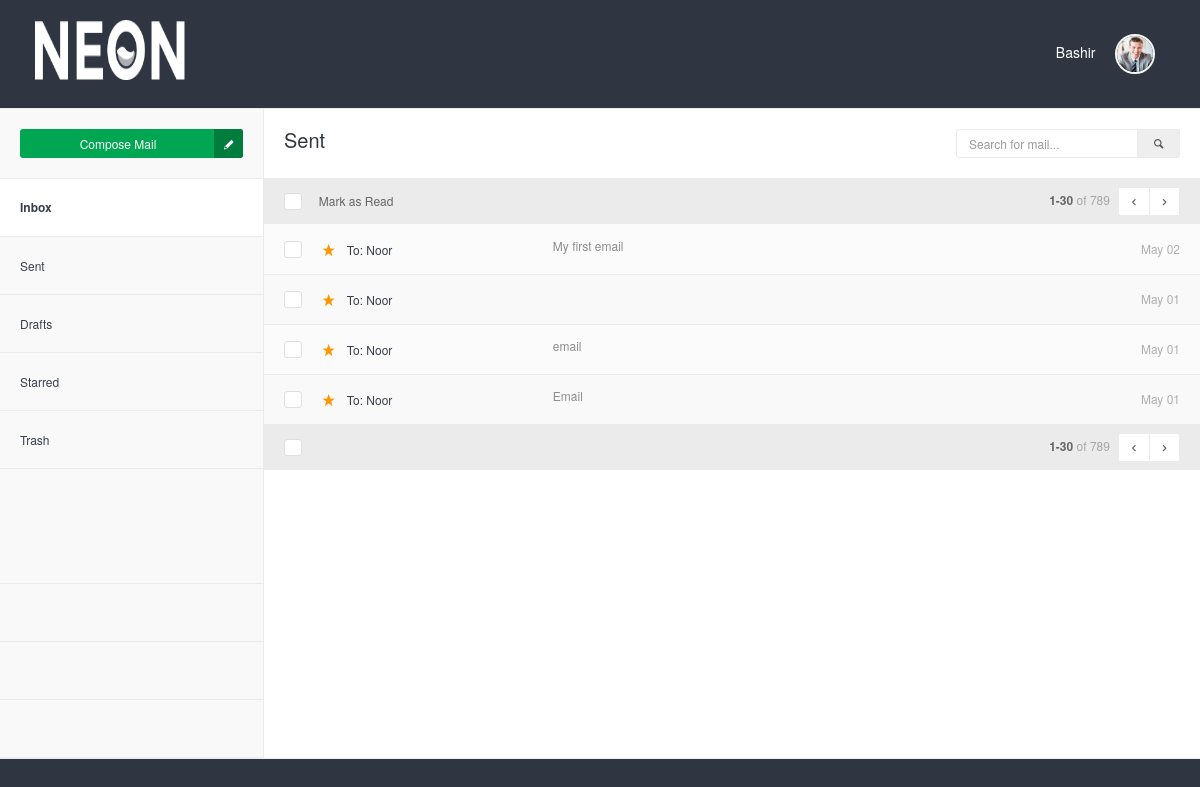
The page /sendEmail.php (signed in) on the database as committed earlier.
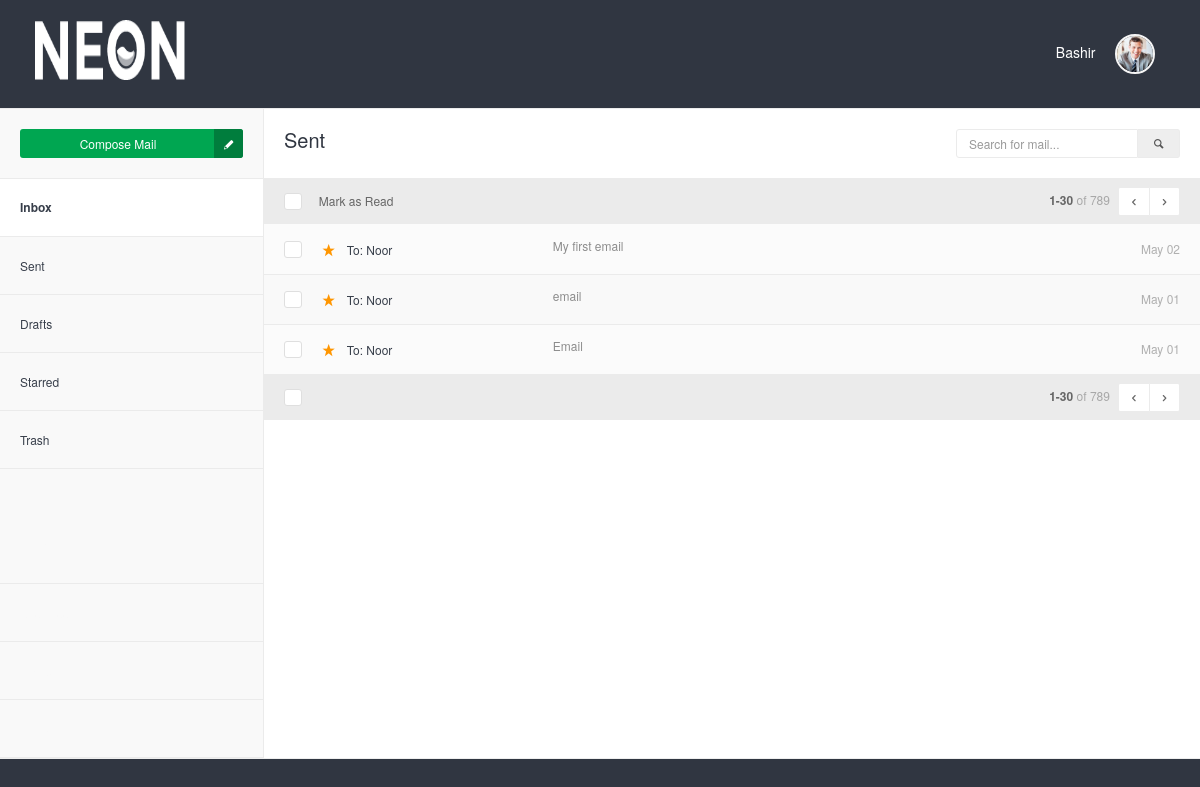
The same page on the database as committed later.
### tables this page shows
CREATE TABLE `emails` (
  `id` int(11) NOT NULL,
  `senderID` int(11) NOT NULL,
  `senderEmail` varchar(250) NOT NULL,
  `emailSubject` mediumtext NOT NULL,
  `emailBody` longtext NOT NULL,
  `receiverID` int(11) NOT NULL,
  `receiverEmail` varchar(250) NOT NULL,
  `date` varchar(50) NOT NULL DEFAULT current_timestamp(),
  `time` varchar(50) NOT NULL,
  `read_status` int(1) NOT NULL DEFAULT 0
);

CREATE TABLE `user` (
  `id` int(11) NOT NULL,
  `username` varchar(250) NOT NULL,
  `email` varchar(250) NOT NULL,
  `full_name` varchar(250) NOT NULL,
  `phone` varchar(250) NOT NULL,
  `password` varchar(250) NOT NULL
);

### support/session.php (called while the page is built, shortened)
<?php
include 'connection.php';
if(isset($_SESSION['login_user'])){
    $login_user= $_SESSION['login_user'];
    $query = "SELECT  * from user where email = '$login_user'" ;
    $result = mysqli_query($con, $query);
    $row = mysqli_fetch_assoc($result);
    $userEmail = $row['email'];
}else{
    header('Location: index.php');
}
?>

### support/sent_action.php (called while the page is built)
<?php
include 'connection.php';
$select = "SELECT * FROM `emails` where `senderEmail` = '$userEmail' ORDER BY `date` DESC, `time` DESC";
$result = mysqli_query($con, $select);
?>

### sendEmail.php (the view, shortened to what the changed rows need)
<?php
include('support/connection.php');
include('support/session.php');
include('support/sent_action.php');
?>
<!DOCTYPE html>
<html lang="en">
    <head>
        <link rel="stylesheet" href="assets/js/jquery-ui/css/no-theme/jquery-ui-1.10.3.custom.min.css" id="style-resource-1">
        <link rel="stylesheet" href="assets/css/font-icons/entypo/css/entypo.css" id="style-resource-2">
        <link rel="stylesheet" href="assets/css/bootstrap.css" id="style-resource-4">
        <link rel="stylesheet" href="assets/css/neon-core.css" id="style-resource-5">
        <link rel="stylesheet" href="assets/css/neon-theme.css" id="style-resource-6">
        <link rel="stylesheet" href="assets/css/neon-forms.css" id="style-resource-7">
        <link rel="stylesheet" href="assets/css/custom.css" id="style-resource-8">
    </head>
    <body class="page-body" data-url="https://demo.neontheme.com">
        <div class="page-container">
            <div class="main-content" style="background-color: #303641" >
                <div class="mail-env" style="background-color: white">
                    <div class="mail-body">
                    <table class="table mail-table">
                        <thead>
                            <tr>
                                <th width="5%"> <div class="checkbox checkbox-replace"> <input type="checkbox" /> </div> </th>
                                <th colspan="4"> <div class="mail-select-options">Mark as Read</div> <div class="mail-pagination" colspan="2"> <strong>1-30</strong> <span>of 789</span> <div class="btn-group"> <a href="#" class="btn btn-sm btn-white"><i class="entypo-left-open"></i></a> <a href="#" class="btn btn-sm btn-white"><i class="entypo-right-open"></i></a> </div> </div> </th>
                            </tr>
                        </thead>
                        <tbody>
                            <?php
                                if(mysqli_num_rows($result) > 0){
                                 while($row = $result->fetch_assoc()){
                                    $id =  $row['id'];
                                    $date = $row['date'];
                                    $time = $row['time'];
                                    $receiverEmail = $row['receiverEmail'];
                                    $emailSubject = $row['emailSubject'];
                                    $timezone = new DateTime("now", new DateTimeZone('Asia/Karachi') );
                                    $current_date =  $timezone->format('M d');
                                    if($current_date == $date) {
                                        $datetime = $time;
                                    }else{
                                        $datetime = $date;
                                    }
                                    $sql_ = "SELECT `full_name` FROM `user` WHERE email = '$receiverEmail'";
                                    $result_ = mysqli_query($con, $sql_);
                                    $r = mysqli_fetch_assoc($result_);
                                    $reciverName = $r['full_name'];
                            ?>
                                <tr>
                                    <td> <div class="checkbox checkbox-replace"> <input type="checkbox" /> </div> </td>
                                    <td class="col-name">
                                        <a href="#" class="star stared"> <i class="entypo-star"></i> </a>
                                        <a href="message.php?id=<?php echo $id; ?>&action=<?php echo 'sentEmail'; ?>" class="col-name"><?php echo "To: ".$reciverName; ?> &nbsp;
                                        </a>
                                    </td>
                                    <td class="col-subject"> <a href="message.php?id=<?php echo $id; ?>&action=<?php echo 'sentEmail'; ?>"><?php echo $emailSubject; ?></a> </td>
                                    <td class="col-time"><?php echo $datetime; ?></td>
                                </tr>
                            <?php } } ?>
                        </tbody>
                        <tfoot>
                            <tr>
                                <th width="5%"> <div class="checkbox checkbox-replace"> <input type="checkbox" /> </div> </th>
                                <th colspan="4">
                                    <div class="mail-pagination" colspan="2">
                                        <strong>1-30</strong> <span>of 789</span>
                                        <div class="btn-group">
                                            <a href="#" class="btn btn-sm btn-white"><i class="entypo-left-open"></i></a>
                                            <a href="#" class="btn btn-sm btn-white"><i class="entypo-right-open"></i></a>
                                        </div>
                                    </div>
                                </th>
                            </tr>
                        </tfoot>
                    </table>
                </div>
            </div>
        </div>
    </body>
</html>

Rows that differ between the two databases and show on the page:
removed emails: user.full_name "Noor", date "May 01"
